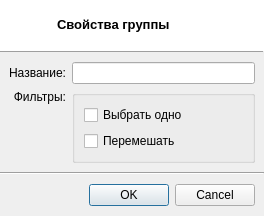
<?xml version="1.0" encoding="UTF-8"?>
<ui version="4.0">
 <class>dlgQuizGroupProperties</class>
 <widget class="QDialog" name="dlgQuizGroupProperties">
  <property name="geometry">
   <rect>
    <x>0</x>
    <y>0</y>
    <width>264</width>
    <height>208</height>
   </rect>
  </property>
  <property name="windowTitle">
   <string>Dialog</string>
  </property>
  <layout class="QVBoxLayout" name="verticalLayout">
   <property name="spacing">
    <number>0</number>
   </property>
   <property name="leftMargin">
    <number>0</number>
   </property>
   <property name="topMargin">
    <number>0</number>
   </property>
   <property name="rightMargin">
    <number>0</number>
   </property>
   <property name="bottomMargin">
    <number>1</number>
   </property>
   <item>
    <widget class="QFrame" name="frame_3">
     <property name="sizePolicy">
      <sizepolicy hsizetype="Preferred" vsizetype="Maximum">
       <horstretch>0</horstretch>
       <verstretch>0</verstretch>
      </sizepolicy>
     </property>
     <property name="styleSheet">
      <string notr="true">border: none;
background: white;</string>
     </property>
     <property name="frameShape">
      <enum>QFrame::StyledPanel</enum>
     </property>
     <property name="frameShadow">
      <enum>QFrame::Raised</enum>
     </property>
     <layout class="QHBoxLayout" name="horizontalLayout">
      <property name="spacing">
       <number>10</number>
      </property>
      <property name="leftMargin">
       <number>15</number>
      </property>
      <item>
       <widget class="QLabel" name="label">
        <property name="minimumSize">
         <size>
          <width>32</width>
          <height>32</height>
         </size>
        </property>
        <property name="maximumSize">
         <size>
          <width>32</width>
          <height>32</height>
         </size>
        </property>
        <property name="text">
         <string/>
        </property>
        <property name="pixmap">
         <pixmap resource="../r.qrc">:/images/apps/gthumb.png</pixmap>
        </property>
       </widget>
      </item>
      <item>
       <widget class="QLabel" name="label_2">
        <property name="text">
         <string>&lt;!DOCTYPE HTML PUBLIC &quot;-//W3C//DTD HTML 4.0//EN&quot; &quot;http://www.w3.org/TR/REC-html40/strict.dtd&quot;&gt;
&lt;html&gt;&lt;head&gt;&lt;meta name=&quot;qrichtext&quot; content=&quot;1&quot; /&gt;&lt;style type=&quot;text/css&quot;&gt;
p, li { white-space: pre-wrap; }
&lt;/style&gt;&lt;/head&gt;&lt;body style=&quot; font-family:'MS Shell Dlg 2'; font-size:8.25pt; font-weight:400; font-style:normal;&quot;&gt;
&lt;p style=&quot; margin-top:0px; margin-bottom:0px; margin-left:0px; margin-right:0px; -qt-block-indent:0; text-indent:0px;&quot;&gt;&lt;span style=&quot; font-size:10pt; font-weight:600;&quot;&gt;Свойства группы&lt;/span&gt;&lt;/p&gt;&lt;/body&gt;&lt;/html&gt;</string>
        </property>
       </widget>
      </item>
     </layout>
    </widget>
   </item>
   <item>
    <widget class="Line" name="line_2">
     <property name="frameShadow">
      <enum>QFrame::Raised</enum>
     </property>
     <property name="orientation">
      <enum>Qt::Horizontal</enum>
     </property>
    </widget>
   </item>
   <item>
    <widget class="QFrame" name="frame_2">
     <property name="sizePolicy">
      <sizepolicy hsizetype="Preferred" vsizetype="MinimumExpanding">
       <horstretch>0</horstretch>
       <verstretch>0</verstretch>
      </sizepolicy>
     </property>
     <property name="frameShadow">
      <enum>QFrame::Raised</enum>
     </property>
     <layout class="QGridLayout" name="gridLayout">
      <item row="0" column="0">
       <widget class="QLabel" name="label_3">
        <property name="text">
         <string>Название:</string>
        </property>
        <property name="alignment">
         <set>Qt::AlignRight|Qt::AlignTrailing|Qt::AlignVCenter</set>
        </property>
       </widget>
      </item>
      <item row="0" column="1">
       <widget class="QLineEdit" name="linTitle"/>
      </item>
      <item row="1" column="0">
       <widget class="QLabel" name="label_5">
        <property name="sizePolicy">
         <sizepolicy hsizetype="Preferred" vsizetype="Preferred">
          <horstretch>0</horstretch>
          <verstretch>0</verstretch>
         </sizepolicy>
        </property>
        <property name="text">
         <string>Фильтры:</string>
        </property>
        <property name="alignment">
         <set>Qt::AlignRight|Qt::AlignTop|Qt::AlignTrailing</set>
        </property>
       </widget>
      </item>
      <item row="1" column="1">
       <widget class="QGroupBox" name="groupBox">
        <property name="title">
         <string/>
        </property>
        <layout class="QGridLayout" name="gridLayout_2">
         <item row="0" column="0">
          <widget class="QCheckBox" name="chkRandom">
           <property name="text">
            <string>Выбрать одно</string>
           </property>
          </widget>
         </item>
         <item row="1" column="0">
          <widget class="QCheckBox" name="chkShuffle">
           <property name="text">
            <string>Перемешать</string>
           </property>
          </widget>
         </item>
        </layout>
       </widget>
      </item>
     </layout>
    </widget>
   </item>
   <item>
    <widget class="Line" name="line">
     <property name="frameShadow">
      <enum>QFrame::Sunken</enum>
     </property>
     <property name="orientation">
      <enum>Qt::Horizontal</enum>
     </property>
    </widget>
   </item>
   <item>
    <widget class="QFrame" name="frame_4">
     <property name="sizePolicy">
      <sizepolicy hsizetype="Preferred" vsizetype="Maximum">
       <horstretch>0</horstretch>
       <verstretch>0</verstretch>
      </sizepolicy>
     </property>
     <property name="frameShadow">
      <enum>QFrame::Raised</enum>
     </property>
     <layout class="QHBoxLayout" name="horizontalLayout_3">
      <item>
       <widget class="QDialogButtonBox" name="btnbox">
        <property name="standardButtons">
         <set>QDialogButtonBox::Cancel|QDialogButtonBox::Ok</set>
        </property>
       </widget>
      </item>
     </layout>
    </widget>
   </item>
  </layout>
 </widget>
 <resources>
  <include location="../r.qrc"/>
 </resources>
 <connections/>
</ui>
